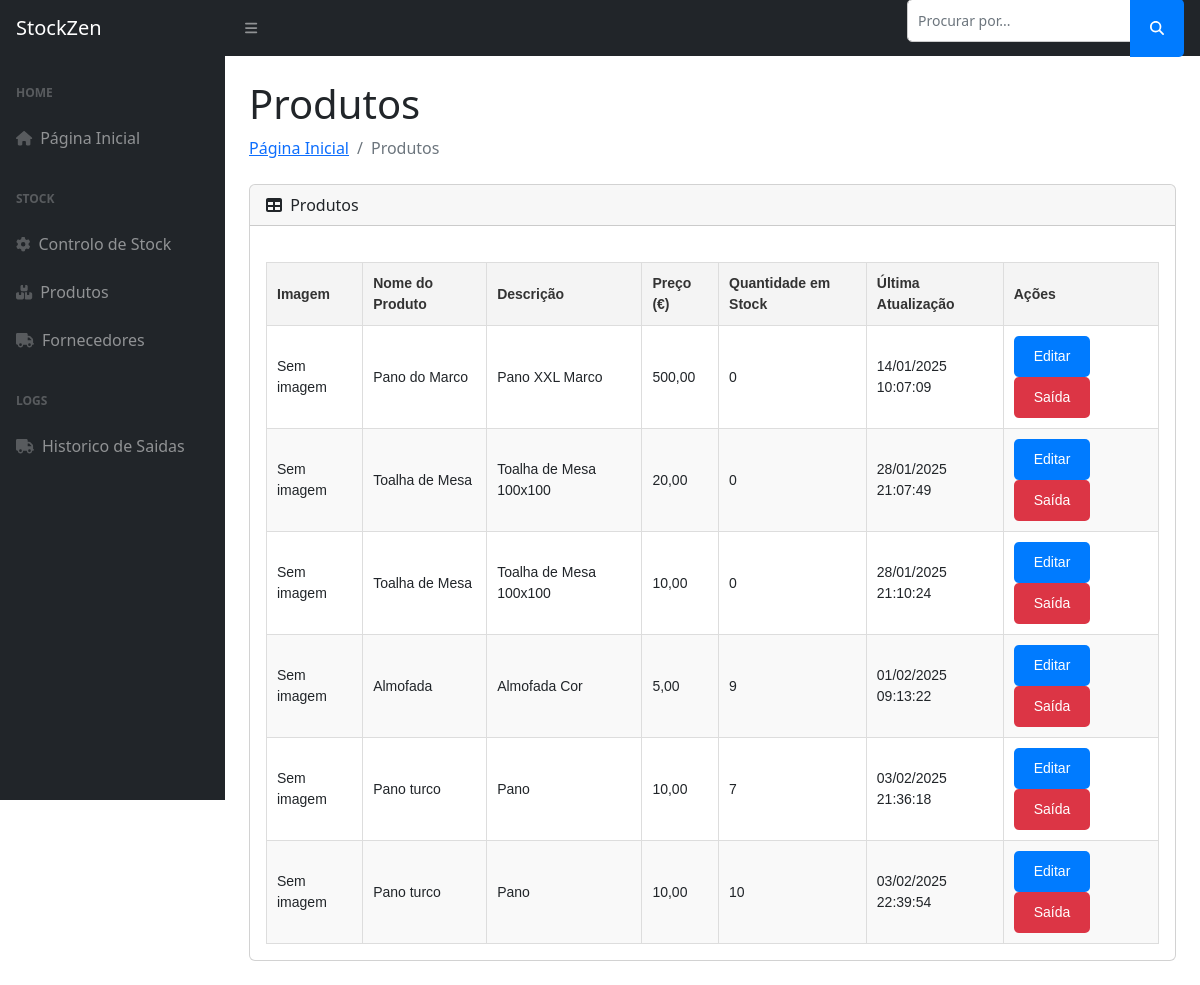
The app's page /Stockzen-14450/produtos.php with its own data.
### tables this page shows
CREATE TABLE `products` (
  `product_id` int(11) NOT NULL,
  `name` varchar(100) NOT NULL,
  `description` text DEFAULT NULL,
  `price` decimal(10,2) NOT NULL,
  `stock_quantity` int(11) NOT NULL DEFAULT 0,
  `created_at` datetime DEFAULT current_timestamp(),
  `stock_minimum` int(11) DEFAULT NULL,
  `category_id` int(11) DEFAULT NULL,
  `image_path` varchar(255) DEFAULT NULL
);

### Stockzen-14450/produtos.php (the view, shortened to what this page needs)
<?php
include "dbconfig.php";
$query = "SELECT product_id, name, description, price, stock_quantity, created_at, image_path FROM products";
$result = mysqli_query($con, $query);
?>
<!DOCTYPE html>
<html lang="en">
<head>
    <link href="https://cdn.jsdelivr.net/npm/simple-datatables@7.1.2/dist/style.min.css" rel="stylesheet" />
    <link href="/css/styles.css" rel="stylesheet" />
</head>
<body class="sb-nav-fixed">
    <nav class="sb-topnav navbar navbar-expand navbar-dark bg-dark">
        <a class="navbar-brand ps-3" href="index.html">StockZen</a>
        <button class="btn btn-link btn-sm order-1 order-lg-0 me-4 me-lg-0" id="sidebarToggle"><i class="fas fa-bars"></i></button>
        <form class="d-none d-md-inline-block form-inline ms-auto me-0 me-md-3 my-2 my-md-0">
            <div class="input-group">
                <input class="form-control" type="text" id="searchInput" placeholder="Procurar por..." onkeyup="buscarPeca()" />
                <button class="btn btn-primary" type="button"><i class="fas fa-search"></i></button>
            </div>
        </form>
    </nav>
    <div id="layoutSidenav">
        <div id="layoutSidenav_nav">
            <nav class="sb-sidenav accordion sb-sidenav-dark" id="sidenavAccordion">
                <div class="sb-sidenav-menu">
                    <div class="nav">
                        <div class="sb-sidenav-menu-heading">Home</div>
                        <a class="nav-link" href="home.php">
                            <div class="sb-nav-link-icon"><i class="fas fa-home"></i></div>
                            Página Inicial
                        </a>
                        <div class="sb-sidenav-menu-heading">Stock</div>
                        <a class="nav-link" href="gestao.php">
                            <div class="sb-nav-link-icon"><i class="fa-solid fa-gear"></i></div>
                            Controlo de Stock
                        </a>
                        <a class="nav-link" href="produtos.php">
                            <div class="sb-nav-link-icon"><i class="fa-solid fa-boxes-stacked"></i></div>
                            Produtos
                        </a>
                        <a class="nav-link" href="fornecedores.php">
                            <div class="sb-nav-link-icon"><i class="fas fa-truck"></i></div>
                            Fornecedores
                        </a>
                        <div class="sb-sidenav-menu-heading">Logs</div>
                        <a class="nav-link" href="historico_saidas.php">
                            <div class="sb-nav-link-icon"><i class="fas fa-truck"></i></div>
                            Historico de Saidas
                        </a>
                    </div>
                </div>
            </nav>
        </div>
        <div id="layoutSidenav_content">
            <main>
                <div class="container-fluid px-4">
                    <h1 class="mt-4">Produtos</h1>
                    <ol class="breadcrumb mb-4">
                        <li class="breadcrumb-item"><a href="home.php">Página Inicial</a></li>
                        <li class="breadcrumb-item active">Produtos</li>
                    </ol>
                    <div class="card mb-4">
                        <div class="card-header">
                            <i class="fas fa-table me-1"></i>
                            Produtos
                        </div>
                        <div class="card-body">
                            <table id="Table">
                                <thead>
                                    <tr>
                                        <th>Imagem</th>
                                        <th>Nome do Produto</th>
                                        <th>Descrição</th>
                                        <th>Preço (€)</th>
                                        <th>Quantidade em Stock</th>
                                        <th>Última Atualização</th>
                                        <th>Ações</th>
                                    </tr>
                                </thead>
                                <tbody>
                                    <?php
                                    while ($row = mysqli_fetch_assoc($result)) {
                                        echo "<tr>";
                                        echo "<td>";
                                        if (!empty($row['image_path']) && file_exists($row['image_path'])) {
                                            echo "<img src='" . htmlspecialchars($row['image_path']) . "' alt='Imagem do Produto'>";
                                        } else {
                                            echo "Sem imagem";
                                        }
                                        echo "</td>";
                                        echo "<td>" . htmlspecialchars($row['name']) . "</td>";
                                        echo "<td>" . htmlspecialchars($row['description']) . "</td>";
                                        echo "<td>" . number_format($row['price'], 2, ',', '.') . "</td>";
                                        echo "<td>" . htmlspecialchars($row['stock_quantity']) . "</td>";
                                        echo "<td>" . date("d/m/Y H:i:s", strtotime($row['created_at'])) . "</td>";
                                        echo "<td>";
                                        echo "<button class='btn btn-primary editBtn' data-id='" . $row['product_id'] . "' data-name='" . $row['name'] . "' data-description='" . $row['description'] . "' data-price='" . $row['price'] . "' data-stock='" . $row['stock_quantity'] . "'>Editar</button>";
                                        echo "<button class='btn btn-danger saidaBtn' data-id='" . $row['product_id'] . "' data-stock='" . $row['stock_quantity'] . "'>Saída</button>";
                                        echo "</td>";
                                        echo "</tr>";
                                    }
                                    ?>
                                </tbody>
                            </table>
                        </div>
                    </div>
                </div>
            </main>
        </div>
    </div>
</body>
</html>

### Stockzen-14450/produtos.php (style rules this page uses)
input[type="text"], input[type="number"] { width: 100%; padding: 10px; margin-bottom: 15px; border: 1px solid #ccc; border-radius: 5px; font-size: 14px; transition: border 0.3s ease; }
.btn { padding: 10px 20px; border: none; border-radius: 5px; font-size: 14px; cursor: pointer; transition: background-color 0.3s ease; }
.btn-primary { background-color: #007bff; color: white; }
.btn-danger { background-color: #dc3545; color: white; }
#Table { width: 100%; border-collapse: collapse; margin-top: 20px; font-family: Arial, sans-serif; font-size: 14px; border: 1px solid #ddd; }
#Table thead th { background-color: #f4f4f4; color: #333; text-align: left; padding: 10px; border-bottom: 1px solid #ddd; }
#Table td, #Table th { padding: 10px; text-align: left; border: 1px solid #ddd; }
#Table tbody tr:nth-child(even) { background-color: #f9f9f9; }

### records on screen
products: shows "Sem imagem", name "Pano do Marco", description "Pano XXL Marco", price "500,00", stock_quantity "0", created_at "14/01/2025 10:07:09"
products: shows "Sem imagem", name "Toalha de Mesa", description "Toalha de Mesa 100x100", price "20,00", stock_quantity "0", created_at "28/01/2025 21:07:49"
products: shows "Sem imagem", name "Toalha de Mesa", description "Toalha de Mesa 100x100", price "10,00", stock_quantity "0", created_at "28/01/2025 21:10:24"
products: shows "Sem imagem", name "Almofada", description "Almofada Cor", price "5,00", stock_quantity "9", created_at "01/02/2025 09:13:22"
products: shows "Sem imagem", name "Pano turco", description "Pano", price "10,00", stock_quantity "7", created_at "03/02/2025 21:36:18"
products: shows "Sem imagem", name "Pano turco", description "Pano", price "10,00", stock_quantity "10", created_at "03/02/2025 22:39:54"
